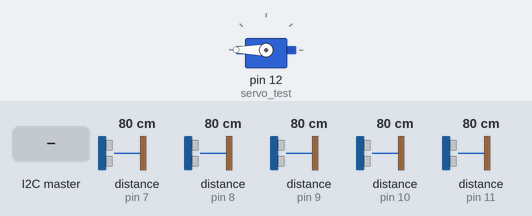
A sketch run on a simulated Arduino Uno, built with avr-gcc and run on an emulated ATmega328P. Parts: servo. Inputs (shaded band) come from the test bench; at power-on: distance to the obstacle (sensors on pin 7, pin 8, pin 9, pin 10, pin 11) 80 cm. The echo pulse lasts 58.3 µs per cm.

Above: at 1.2 s.
1.3 s: the I2C master sends the byte 0
At 1.8 s:
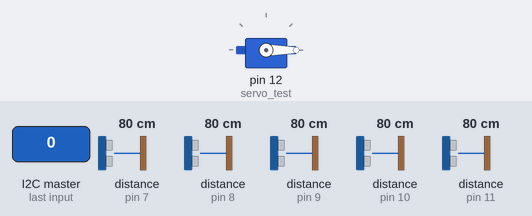
Timing chart, 0 to 4.3 s (numbered marks = the images above; inputs shaded):
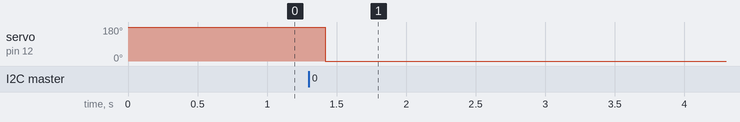

The sketch:

MrRobot_Receiver_Slave_Arduino_1.ino
```cpp
#include <Servo.h>             //Servo library
Servo servo_test;        //initialize a servo object for the connected servo

// Include NewPing Library for HC-SR04 sensor
#include <NewPing.h>

// Include Arduino Wire library for I2C
#include <Wire.h>

// Define Slave I2C Address
#define SLAVE_ADDR 9

// Hook up 4 HC-SR04 sensors in 1-pin mode
// Sensor 0
#define TRIGGER_PIN_0  8
#define ECHO_PIN_0     8

// Sensor 1
#define TRIGGER_PIN_1  9
#define ECHO_PIN_1     9

// Sensor 2
#define TRIGGER_PIN_2  10
#define ECHO_PIN_2     10

// Sensor 3
#define TRIGGER_PIN_3  11
#define ECHO_PIN_3     11

// Sensor 4
#define TRIGGER_PIN_4  7
#define ECHO_PIN_4     7

// Maximum Distance is 260 cm
#define MAX_DISTANCE 260

// Create objects for ultrasonic sensors
NewPing sensor0(TRIGGER_PIN_0, ECHO_PIN_0, MAX_DISTANCE);
NewPing sensor1(TRIGGER_PIN_1, ECHO_PIN_1, MAX_DISTANCE);
NewPing sensor2(TRIGGER_PIN_2, ECHO_PIN_2, MAX_DISTANCE);
NewPing sensor3(TRIGGER_PIN_3, ECHO_PIN_3, MAX_DISTANCE);
NewPing sensor4(TRIGGER_PIN_4, ECHO_PIN_4, MAX_DISTANCE);
int angle = 180;
const byte numChars = 32;
char receivedChars[numChars]; // an array to store the received data
boolean newData = false;
// Define return data array, one element per sensor
int distance[5];

// Define counter to count bytes in response
int bcount = 0;

void setup() {

  // Initialize I2C communications as Slave
  Wire.begin(SLAVE_ADDR);

   // Function to run when data requested from master
  Wire.onRequest(requestEvent);
  Wire.onReceive(receiveEvent); /* register receive event */
  servo_test.attach(12);      // attach the signal pin of servo to

}
// function that executes whenever data is received from master
String inString = ""; //string to hold input
void receiveEvent(int howMany) {
 while (0 <Wire.available()) {
    char c = Wire.read();      /* receive byte as a character */
    inString+=c;
  }
 angle=inString.toInt();
 inString="";
}
void requestEvent() {

  // Define a byte to hold data
  byte bval;

  // Cycle through data
  // First response is always 255 to mark beginning
  switch (bcount) {
    case 0:
      bval = 255;
      break;
    case 1:
      bval = distance[0];
      break;
    case 2:
      bval = distance[1];
      break;
    case 3:
      bval = distance[2];
      break;
    case 4:
      bval = distance[3];
      break;
    case 5:
      bval = distance[4];
      break;
  }

  // Send response back to Master
  Wire.write(bval);

  // Increment byte counter
  bcount = bcount + 1;
  if (bcount > 5) bcount = 0;

}

void readDistance()
{
  distance[0] = sensor0.ping_cm();
  if (distance[0] > 254 ) {
    distance[0] = 254;
  }
  delay(20);

  distance[1] = sensor1.ping_cm();
  if (distance[1] > 254 ) {
    distance[1] = 254;
  }
  delay(20);

  distance[2] = sensor2.ping_cm();
  if (distance[2] > 254 ) {
    distance[2] = 254;
  }
  delay(20);

  distance[3] = sensor3.ping_cm();
  if (distance[3] > 254 ) {
    distance[3] = 254;
  }
  delay(20);

  distance[4] = sensor4.ping_cm();
  if (distance[4] > 254 ) {
    distance[4] = 254;
  }
  delay(20);

}


void loop()
{
  servo_test.write(angle);
  //Serial.print(angle);
  //Serial.println();
  // Refresh readings every half second
  readDistance();
  delay(50);
}
```

Measured:
- after the input at 1.3 s, servo on pin 12 (servo_test): 180° → 0° after 0.12 s
